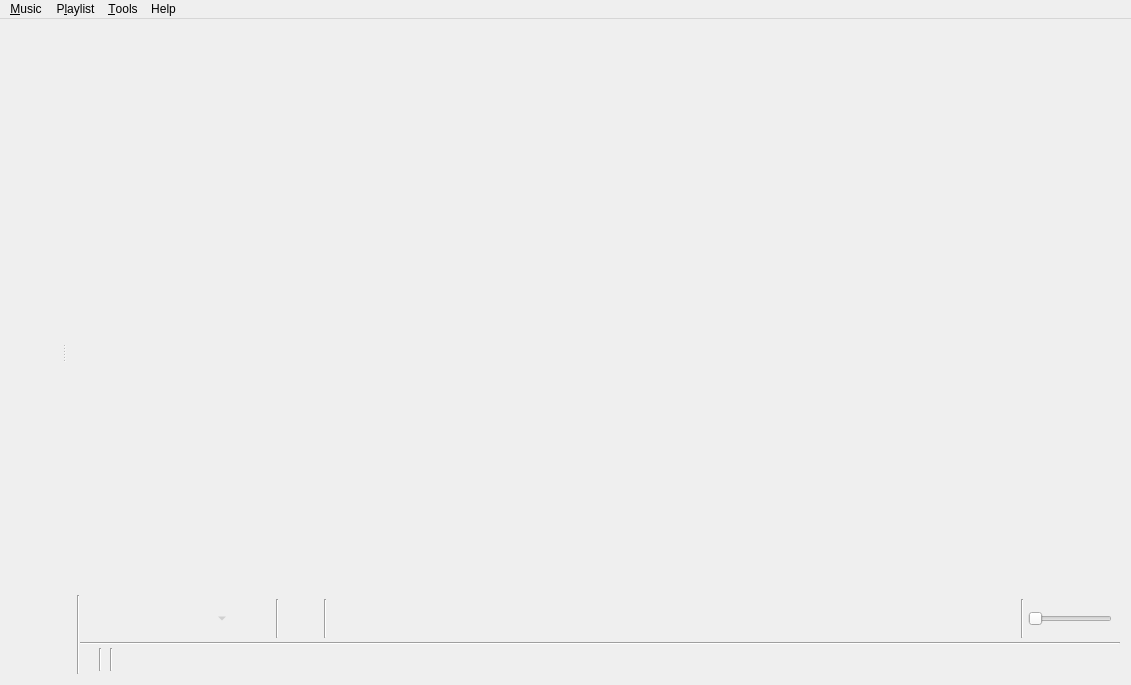
<?xml version="1.0" encoding="UTF-8"?>
<ui version="4.0">
 <class>MainWindow</class>
 <widget class="QMainWindow" name="MainWindow">
  <property name="geometry">
   <rect>
    <x>0</x>
    <y>0</y>
    <width>1131</width>
    <height>685</height>
   </rect>
  </property>
  <property name="windowTitle">
   <string>Strawberry Music Player</string>
  </property>
  <widget class="QWidget" name="centralWidget">
   <layout class="QVBoxLayout" name="layout_centralWidget">
    <property name="spacing">
     <number>0</number>
    </property>
    <property name="leftMargin">
     <number>0</number>
    </property>
    <property name="topMargin">
     <number>0</number>
    </property>
    <property name="rightMargin">
     <number>0</number>
    </property>
    <property name="bottomMargin">
     <number>0</number>
    </property>
    <item>
     <widget class="QSplitter" name="splitter">
      <property name="orientation">
       <enum>Qt::Horizontal</enum>
      </property>
      <widget class="QWidget" name="sidebar_layout">
       <layout class="QVBoxLayout" name="layout_left">
        <property name="spacing">
         <number>0</number>
        </property>
        <item>
         <widget class="FancyTabWidget" name="tabs" native="true"/>
        </item>
        <item>
         <widget class="PlayingWidget" name="widget_playing" native="true"/>
        </item>
       </layout>
      </widget>
      <widget class="QWidget" name="playlist_layout">
       <layout class="QVBoxLayout" name="layout_right">
        <property name="spacing">
         <number>0</number>
        </property>
        <item>
         <widget class="PlaylistContainer" name="playlist" native="true">
          <property name="sizePolicy">
           <sizepolicy hsizetype="Preferred" vsizetype="Expanding">
            <horstretch>0</horstretch>
            <verstretch>0</verstretch>
           </sizepolicy>
          </property>
          <addaction name="action_edit_track"/>
          <addaction name="action_edit_value"/>
         </widget>
        </item>
        <item>
         <layout class="QHBoxLayout" name="layout_bottom">
          <property name="spacing">
           <number>0</number>
          </property>
          <item>
           <widget class="Line" name="line_6">
            <property name="orientation">
             <enum>Qt::Vertical</enum>
            </property>
           </widget>
          </item>
          <item>
           <widget class="QWidget" name="player_controls_container" native="true">
            <layout class="QVBoxLayout" name="layout_player_controls_container">
             <property name="spacing">
              <number>0</number>
             </property>
             <property name="leftMargin">
              <number>0</number>
             </property>
             <property name="topMargin">
              <number>0</number>
             </property>
             <property name="rightMargin">
              <number>0</number>
             </property>
             <property name="bottomMargin">
              <number>0</number>
             </property>
             <item>
              <widget class="QFrame" name="player_controls">
               <property name="frameShape">
                <enum>QFrame::NoFrame</enum>
               </property>
               <layout class="QHBoxLayout" name="layout_player_controls">
                <property name="spacing">
                 <number>4</number>
                </property>
                <property name="leftMargin">
                 <number>8</number>
                </property>
                <property name="topMargin">
                 <number>4</number>
                </property>
                <property name="rightMargin">
                 <number>8</number>
                </property>
                <property name="bottomMargin">
                 <number>4</number>
                </property>
                <item>
                 <widget class="QToolButton" name="back_button">
                  <property name="accessibleName">
                   <string>MenuPopupToolButton</string>
                  </property>
                  <property name="iconSize">
                   <size>
                    <width>32</width>
                    <height>32</height>
                   </size>
                  </property>
                  <property name="autoRaise">
                   <bool>true</bool>
                  </property>
                 </widget>
                </item>
                <item>
                 <widget class="QToolButton" name="pause_play_button">
                  <property name="accessibleName">
                   <string>MenuPopupToolButton</string>
                  </property>
                  <property name="iconSize">
                   <size>
                    <width>32</width>
                    <height>32</height>
                   </size>
                  </property>
                  <property name="autoRaise">
                   <bool>true</bool>
                  </property>
                 </widget>
                </item>
                <item>
                 <widget class="QToolButton" name="stop_button">
                  <property name="enabled">
                   <bool>false</bool>
                  </property>
                  <property name="accessibleName">
                   <string>MenuPopupToolButton</string>
                  </property>
                  <property name="iconSize">
                   <size>
                    <width>32</width>
                    <height>32</height>
                   </size>
                  </property>
                  <property name="popupMode">
                   <enum>QToolButton::MenuButtonPopup</enum>
                  </property>
                  <property name="autoRaise">
                   <bool>true</bool>
                  </property>
                 </widget>
                </item>
                <item>
                 <widget class="QToolButton" name="forward_button">
                  <property name="accessibleName">
                   <string>MenuPopupToolButton</string>
                  </property>
                  <property name="iconSize">
                   <size>
                    <width>32</width>
                    <height>32</height>
                   </size>
                  </property>
                  <property name="autoRaise">
                   <bool>true</bool>
                  </property>
                 </widget>
                </item>
                <item>
                 <widget class="QWidget" name="widget_love" native="true">
                  <layout class="QHBoxLayout" name="layout_widget_love">
                   <property name="spacing">
                    <number>1</number>
                   </property>
                   <property name="leftMargin">
                    <number>0</number>
                   </property>
                   <property name="topMargin">
                    <number>0</number>
                   </property>
                   <property name="rightMargin">
                    <number>0</number>
                   </property>
                   <property name="bottomMargin">
                    <number>0</number>
                   </property>
                   <item>
                    <widget class="Line" name="line_love">
                     <property name="orientation">
                      <enum>Qt::Vertical</enum>
                     </property>
                    </widget>
                   </item>
                   <item>
                    <widget class="QToolButton" name="button_love">
                     <property name="accessibleName">
                      <string>MenuPopupToolButton</string>
                     </property>
                     <property name="iconSize">
                      <size>
                       <width>32</width>
                       <height>32</height>
                      </size>
                     </property>
                     <property name="autoRaise">
                      <bool>true</bool>
                     </property>
                    </widget>
                   </item>
                  </layout>
                 </widget>
                </item>
                <item>
                 <widget class="Line" name="line_buttons">
                  <property name="orientation">
                   <enum>Qt::Vertical</enum>
                  </property>
                 </widget>
                </item>
                <item>
                 <widget class="AnalyzerContainer" name="analyzer" native="true">
                  <property name="sizePolicy">
                   <sizepolicy hsizetype="Expanding" vsizetype="Preferred">
                    <horstretch>100</horstretch>
                    <verstretch>0</verstretch>
                   </sizepolicy>
                  </property>
                  <property name="minimumSize">
                   <size>
                    <width>0</width>
                    <height>36</height>
                   </size>
                  </property>
                 </widget>
                </item>
                <item>
                 <spacer name="horizontalSpacer">
                  <property name="orientation">
                   <enum>Qt::Horizontal</enum>
                  </property>
                  <property name="sizeType">
                   <enum>QSizePolicy::Expanding</enum>
                  </property>
                  <property name="sizeHint" stdset="0">
                   <size>
                    <width>0</width>
                    <height>0</height>
                   </size>
                  </property>
                 </spacer>
                </item>
                <item>
                 <widget class="Line" name="line_volume">
                  <property name="orientation">
                   <enum>Qt::Vertical</enum>
                  </property>
                 </widget>
                </item>
                <item>
                 <widget class="VolumeSlider" name="volume">
                  <property name="sizePolicy">
                   <sizepolicy hsizetype="Minimum" vsizetype="Fixed">
                    <horstretch>0</horstretch>
                    <verstretch>0</verstretch>
                   </sizepolicy>
                  </property>
                  <property name="maximum">
                   <number>100</number>
                  </property>
                  <property name="orientation">
                   <enum>Qt::Horizontal</enum>
                  </property>
                 </widget>
                </item>
               </layout>
              </widget>
             </item>
             <item>
              <widget class="QWidget" name="status_bar" native="true">
               <property name="sizePolicy">
                <sizepolicy hsizetype="Preferred" vsizetype="Fixed">
                 <horstretch>0</horstretch>
                 <verstretch>0</verstretch>
                </sizepolicy>
               </property>
               <layout class="QVBoxLayout" name="layout_status_bar">
                <property name="spacing">
                 <number>0</number>
                </property>
                <property name="leftMargin">
                 <number>0</number>
                </property>
                <property name="topMargin">
                 <number>0</number>
                </property>
                <property name="rightMargin">
                 <number>0</number>
                </property>
                <property name="bottomMargin">
                 <number>0</number>
                </property>
                <item>
                 <widget class="Line" name="status_bar_line">
                  <property name="orientation">
                   <enum>Qt::Horizontal</enum>
                  </property>
                 </widget>
                </item>
                <item>
                 <widget class="QWidget" name="status_bar_internal" native="true">
                  <property name="sizePolicy">
                   <sizepolicy hsizetype="Preferred" vsizetype="Fixed">
                    <horstretch>0</horstretch>
                    <verstretch>0</verstretch>
                   </sizepolicy>
                  </property>
                  <layout class="QHBoxLayout" name="layout_status_bar_internal">
                   <property name="spacing">
                    <number>4</number>
                   </property>
                   <property name="leftMargin">
                    <number>8</number>
                   </property>
                   <property name="topMargin">
                    <number>3</number>
                   </property>
                   <property name="rightMargin">
                    <number>8</number>
                   </property>
                   <property name="bottomMargin">
                    <number>3</number>
                   </property>
                   <item>
                    <widget class="QStackedWidget" name="status_bar_stack">
                     <property name="currentIndex">
                      <number>1</number>
                     </property>
                     <widget class="MultiLoadingIndicator" name="multi_loading_indicator"/>
                     <widget class="QWidget" name="playlist_summary_page">
                      <layout class="QVBoxLayout" name="layout_playlist_summary">
                       <property name="spacing">
                        <number>0</number>
                       </property>
                       <property name="leftMargin">
                        <number>0</number>
                       </property>
                       <property name="topMargin">
                        <number>0</number>
                       </property>
                       <property name="rightMargin">
                        <number>0</number>
                       </property>
                       <property name="bottomMargin">
                        <number>0</number>
                       </property>
                       <item>
                        <widget class="QLabel" name="playlist_summary">
                         <property name="alignment">
                          <set>Qt::AlignRight|Qt::AlignTrailing|Qt::AlignVCenter</set>
                         </property>
                        </widget>
                       </item>
                      </layout>
                     </widget>
                    </widget>
                   </item>
                   <item>
                    <widget class="Line" name="line_5">
                     <property name="orientation">
                      <enum>Qt::Vertical</enum>
                     </property>
                    </widget>
                   </item>
                   <item>
                    <widget class="PlaylistSequence" name="playlist_sequence" native="true"/>
                   </item>
                   <item>
                    <widget class="Line" name="line_2">
                     <property name="orientation">
                      <enum>Qt::Vertical</enum>
                     </property>
                    </widget>
                   </item>
                   <item>
                    <widget class="QToolButton" name="button_scrobble">
                     <property name="enabled">
                      <bool>true</bool>
                     </property>
                     <property name="sizePolicy">
                      <sizepolicy hsizetype="Fixed" vsizetype="Fixed">
                       <horstretch>0</horstretch>
                       <verstretch>0</verstretch>
                      </sizepolicy>
                     </property>
                     <property name="text">
                      <string/>
                     </property>
                     <property name="iconSize">
                      <size>
                       <width>16</width>
                       <height>16</height>
                      </size>
                     </property>
                     <property name="autoRaise">
                      <bool>true</bool>
                     </property>
                    </widget>
                   </item>
                   <item>
                    <widget class="TrackSlider" name="track_slider" native="true">
                     <property name="sizePolicy">
                      <sizepolicy hsizetype="Preferred" vsizetype="Preferred">
                       <horstretch>10</horstretch>
                       <verstretch>0</verstretch>
                      </sizepolicy>
                     </property>
                    </widget>
                   </item>
                  </layout>
                 </widget>
                </item>
               </layout>
              </widget>
             </item>
            </layout>
           </widget>
          </item>
         </layout>
        </item>
       </layout>
      </widget>
     </widget>
    </item>
   </layout>
  </widget>
  <widget class="QMenuBar" name="menuBar">
   <property name="geometry">
    <rect>
     <x>0</x>
     <y>0</y>
     <width>1131</width>
     <height>23</height>
    </rect>
   </property>
   <widget class="QMenu" name="menu_music">
    <property name="title">
     <string>&amp;Music</string>
    </property>
    <addaction name="action_open_file"/>
    <addaction name="action_open_cd"/>
    <addaction name="separator"/>
    <addaction name="action_previous_track"/>
    <addaction name="action_play_pause"/>
    <addaction name="action_stop"/>
    <addaction name="action_next_track"/>
    <addaction name="separator"/>
    <addaction name="action_mute"/>
    <addaction name="separator"/>
    <addaction name="action_love"/>
    <addaction name="separator"/>
    <addaction name="action_quit"/>
   </widget>
   <widget class="QMenu" name="menu_playlist">
    <property name="title">
     <string>P&amp;laylist</string>
    </property>
    <addaction name="action_add_file"/>
    <addaction name="action_add_folder"/>
    <addaction name="action_add_stream"/>
    <addaction name="separator"/>
    <addaction name="action_shuffle_mode"/>
    <addaction name="action_repeat_mode"/>
    <addaction name="separator"/>
    <addaction name="action_new_playlist"/>
    <addaction name="action_save_playlist"/>
    <addaction name="action_load_playlist"/>
    <addaction name="action_save_all_playlists"/>
    <addaction name="separator"/>
    <addaction name="action_jump"/>
    <addaction name="action_clear_playlist"/>
    <addaction name="action_shuffle"/>
    <addaction name="action_remove_duplicates"/>
    <addaction name="action_remove_unavailable"/>
   </widget>
   <widget class="QMenu" name="menu_help">
    <property name="title">
     <string>Help</string>
    </property>
    <addaction name="action_about_strawberry"/>
    <addaction name="action_about_qt"/>
    <addaction name="separator"/>
   </widget>
   <widget class="QMenu" name="menu_tools">
    <property name="title">
     <string>&amp;Tools</string>
    </property>
    <addaction name="action_cover_manager"/>
    <addaction name="action_equalizer"/>
    <addaction name="action_transcoder"/>
    <addaction name="separator"/>
    <addaction name="action_update_collection"/>
    <addaction name="action_full_collection_scan"/>
    <addaction name="action_stop_collection_scan"/>
    <addaction name="separator"/>
    <addaction name="action_settings"/>
    <addaction name="action_console"/>
    <addaction name="separator"/>
    <addaction name="action_toggle_show_sidebar"/>
   </widget>
   <addaction name="menu_music"/>
   <addaction name="menu_playlist"/>
   <addaction name="menu_tools"/>
   <addaction name="menu_help"/>
  </widget>
  <action name="action_previous_track">
   <property name="text">
    <string>Previous track</string>
   </property>
   <property name="shortcut">
    <string>F5</string>
   </property>
  </action>
  <action name="action_play_pause">
   <property name="text">
    <string>&amp;Play</string>
   </property>
   <property name="shortcut">
    <string>F6</string>
   </property>
  </action>
  <action name="action_stop">
   <property name="enabled">
    <bool>false</bool>
   </property>
   <property name="text">
    <string>&amp;Stop</string>
   </property>
   <property name="shortcut">
    <string>F7</string>
   </property>
  </action>
  <action name="action_next_track">
   <property name="text">
    <string>&amp;Next track</string>
   </property>
   <property name="shortcut">
    <string>F8</string>
   </property>
  </action>
  <action name="action_quit">
   <property name="text">
    <string>&amp;Quit</string>
   </property>
   <property name="shortcut">
    <string>Ctrl+Q</string>
   </property>
   <property name="menuRole">
    <enum>QAction::QuitRole</enum>
   </property>
  </action>
  <action name="action_stop_after_this_track">
   <property name="text">
    <string>Stop after this track</string>
   </property>
   <property name="shortcut">
    <string>Ctrl+Alt+V</string>
   </property>
  </action>
  <action name="action_love">
   <property name="enabled">
    <bool>false</bool>
   </property>
   <property name="text">
    <string>Love</string>
   </property>
   <property name="shortcut">
    <string notr="true">Ctrl+L</string>
   </property>
  </action>
  <action name="action_clear_playlist">
   <property name="text">
    <string>&amp;Clear playlist</string>
   </property>
   <property name="toolTip">
    <string>Clear playlist</string>
   </property>
   <property name="shortcut">
    <string>Ctrl+K</string>
   </property>
  </action>
  <action name="action_edit_track">
   <property name="text">
    <string>Edit track information...</string>
   </property>
   <property name="shortcut">
    <string>Ctrl+E</string>
   </property>
  </action>
  <action name="action_renumber_tracks">
   <property name="text">
    <string>Renumber tracks in this order...</string>
   </property>
  </action>
  <action name="action_selection_set_value">
   <property name="text">
    <string>Set value for all selected tracks...</string>
   </property>
  </action>
  <action name="action_edit_value">
   <property name="text">
    <string>Edit tag...</string>
   </property>
  </action>
  <action name="action_settings">
   <property name="text">
    <string>&amp;Settings...</string>
   </property>
   <property name="shortcut">
    <string>Ctrl+P</string>
   </property>
   <property name="menuRole">
    <enum>QAction::PreferencesRole</enum>
   </property>
  </action>
  <action name="action_about_strawberry">
   <property name="icon">
    <iconset resource="../../data/icons.qrc">
     <normaloff>:/icons/64x64/strawberry.png</normaloff>:/icons/64x64/strawberry.png</iconset>
   </property>
   <property name="text">
    <string>&amp;About Strawberry</string>
   </property>
   <property name="shortcut">
    <string>F1</string>
   </property>
   <property name="menuRole">
    <enum>QAction::AboutRole</enum>
   </property>
  </action>
  <action name="action_shuffle">
   <property name="text">
    <string>S&amp;huffle playlist</string>
   </property>
   <property name="shortcut">
    <string>Ctrl+Shift+H</string>
   </property>
  </action>
  <action name="action_add_file">
   <property name="text">
    <string>&amp;Add file...</string>
   </property>
   <property name="shortcut">
    <string>Ctrl+Shift+A</string>
   </property>
  </action>
  <action name="action_open_file">
   <property name="text">
    <string>&amp;Open file...</string>
   </property>
  </action>
  <action name="action_open_cd">
   <property name="text">
    <string>Open audio &amp;CD...</string>
   </property>
  </action>
  <action name="action_cover_manager">
   <property name="text">
    <string>&amp;Cover Manager</string>
   </property>
  </action>
  <action name="action_console">
   <property name="text">
    <string>C&amp;onsole</string>
   </property>
  </action>
  <action name="action_shuffle_mode">
   <property name="text">
    <string>&amp;Shuffle mode</string>
   </property>
  </action>
  <action name="action_repeat_mode">
   <property name="text">
    <string>&amp;Repeat mode</string>
   </property>
  </action>
  <action name="action_remove_from_playlist">
   <property name="text">
    <string>Remove from playlist</string>
   </property>
  </action>
  <action name="action_equalizer">
   <property name="text">
    <string>&amp;Equalizer</string>
   </property>
  </action>
  <action name="action_transcoder">
   <property name="text">
    <string>&amp;Transcode Music</string>
   </property>
  </action>
  <action name="action_add_folder">
   <property name="text">
    <string>Add &amp;folder...</string>
   </property>
  </action>
  <action name="action_jump">
   <property name="text">
    <string>&amp;Jump to the currently playing track</string>
   </property>
   <property name="shortcut">
    <string>Ctrl+J</string>
   </property>
  </action>
  <action name="action_new_playlist">
   <property name="text">
    <string>&amp;New playlist</string>
   </property>
   <property name="shortcut">
    <string>Ctrl+N</string>
   </property>
  </action>
  <action name="action_save_playlist">
   <property name="text">
    <string>Save &amp;playlist...</string>
   </property>
   <property name="shortcut">
    <string>Ctrl+S</string>
   </property>
  </action>
  <action name="action_load_playlist">
   <property name="text">
    <string>&amp;Load playlist...</string>
   </property>
   <property name="shortcut">
    <string>Ctrl+Shift+O</string>
   </property>
  </action>
  <action name="action_save_all_playlists">
   <property name="text">
    <string>&amp;Save all playlists...</string>
   </property>
  </action>
  <action name="action_next_playlist">
   <property name="text">
    <string>Go to next playlist tab</string>
   </property>
  </action>
  <action name="action_previous_playlist">
   <property name="text">
    <string>Go to previous playlist tab</string>
   </property>
  </action>
  <action name="action_last_playlist">
   <property name="text">
    <string>Go to last playlist tab</string>
   </property>
  </action>
  <action name="action_active_playlist">
   <property name="text">
    <string>Go to active playlist tab</string>
   </property>
  </action>
  <action name="action_close_playlist">
   <property name="text">
    <string>Close current playlist tab</string>
   </property>
  </action>
  <action name="action_update_collection">
   <property name="text">
    <string>&amp;Update changed collection folders</string>
   </property>
  </action>
  <action name="action_about_qt">
   <property name="text">
    <string>About &amp;Qt</string>
   </property>
   <property name="menuRole">
    <enum>QAction::AboutQtRole</enum>
   </property>
  </action>
  <action name="action_mute">
   <property name="checkable">
    <bool>true</bool>
   </property>
   <property name="text">
    <string>&amp;Mute</string>
   </property>
   <property name="shortcut">
    <string>Ctrl+M</string>
   </property>
  </action>
  <action name="action_full_collection_scan">
   <property name="text">
    <string>&amp;Do a full collection rescan</string>
   </property>
  </action>
  <action name="action_stop_collection_scan">
   <property name="text">
    <string>Stop collection scan</string>
   </property>
   <property name="toolTip">
    <string>Stop collection scan</string>
   </property>
  </action>
  <action name="action_auto_complete_tags">
   <property name="text">
    <string>Complete tags automatically...</string>
   </property>
   <property name="shortcut">
    <string>Ctrl+T</string>
   </property>
  </action>
  <action name="action_toggle_scrobbling">
   <property name="text">
    <string>Toggle scrobbling</string>
   </property>
  </action>
  <action name="action_remove_duplicates">
   <property name="text">
    <string>Remove &amp;duplicates from playlist</string>
   </property>
  </action>
  <action name="action_remove_unavailable">
   <property name="text">
    <string>Remove &amp;unavailable tracks from playlist</string>
   </property>
  </action>
  <action name="action_add_files_to_transcoder">
   <property name="checkable">
    <bool>false</bool>
   </property>
   <property name="text">
    <string>Add file(s) to transcoder</string>
   </property>
   <property name="toolTip">
    <string>Add file to transcoder</string>
   </property>
   <property name="shortcut">
    <string notr="true">Ctrl+Shift+T</string>
   </property>
  </action>
  <action name="action_add_stream">
   <property name="text">
    <string>Add stream...</string>
   </property>
  </action>
  <action name="action_toggle_show_sidebar">
   <property name="checkable">
    <bool>true</bool>
   </property>
   <property name="text">
    <string>Show sidebar</string>
   </property>
  </action>
 </widget>
 <layoutdefault spacing="6" margin="11"/>
 <customwidgets>
  <customwidget>
   <class>VolumeSlider</class>
   <extends>QSlider</extends>
   <header>widgets/volumeslider.h</header>
  </customwidget>
  <customwidget>
   <class>AnalyzerContainer</class>
   <extends>QWidget</extends>
   <header>analyzer/analyzercontainer.h</header>
   <container>1</container>
  </customwidget>
  <customwidget>
   <class>PlaylistContainer</class>
   <extends>QWidget</extends>
   <header>playlist/playlistcontainer.h</header>
   <container>1</container>
  </customwidget>
  <customwidget>
   <class>TrackSlider</class>
   <extends>QWidget</extends>
   <header>widgets/trackslider.h</header>
   <container>1</container>
  </customwidget>
  <customwidget>
   <class>PlaylistSequence</class>
   <extends>QWidget</extends>
   <header>playlist/playlistsequence.h</header>
   <container>1</container>
  </customwidget>
  <customwidget>
   <class>MultiLoadingIndicator</class>
   <extends>QWidget</extends>
   <header>widgets/multiloadingindicator.h</header>
   <container>1</container>
  </customwidget>
  <customwidget>
   <class>PlayingWidget</class>
   <extends>QWidget</extends>
   <header>widgets/playingwidget.h</header>
   <container>1</container>
  </customwidget>
  <customwidget>
   <class>FancyTabWidget</class>
   <extends>QWidget</extends>
   <header>widgets/fancytabwidget.h</header>
  </customwidget>
 </customwidgets>
 <resources>
  <include location="../../data/icons.qrc"/>
 </resources>
 <connections/>
</ui>
